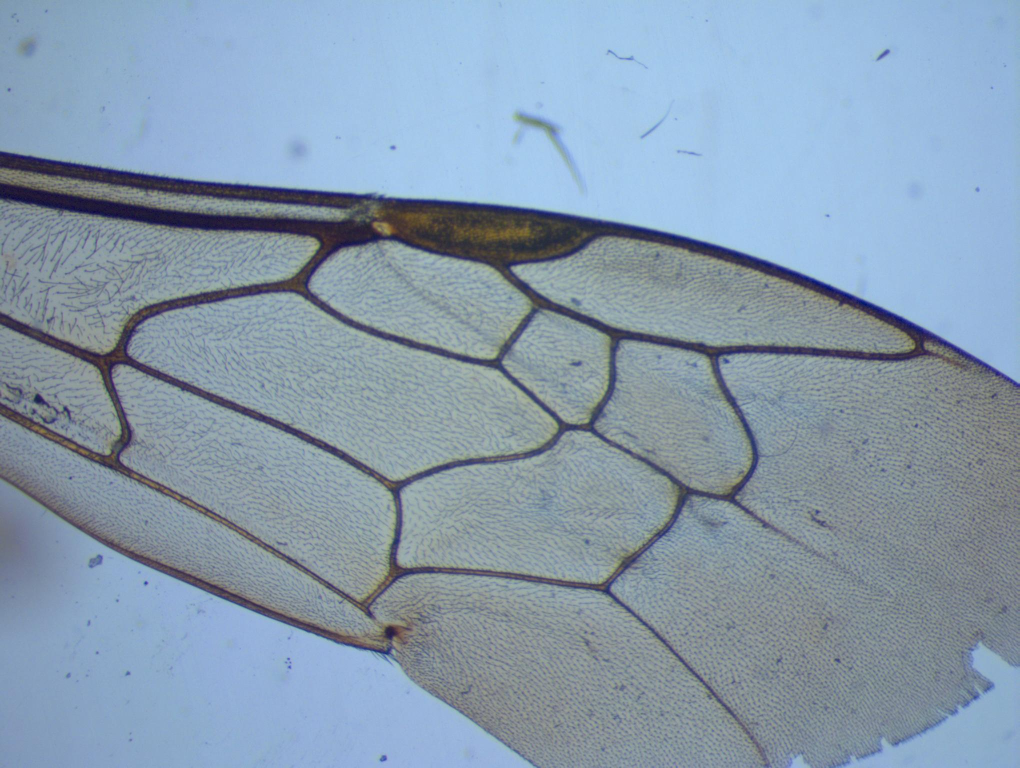
#> input picture Data/ex04.jpg, 2039 x 1536 px, found by its file name (shown at 1/2 size)
$ jupyter execute --allow-errors test2.ipynb   (shell and % lines are left out)   (older library calls are emulated)
#> lines starting #> are read from the running program, lines starting #| are printed output that depends on the picture; after the words box and inside, x2 and y2 are one past the last pixel; in counts of white or black regions, pixels touching at a corner belong together
[cell 1]
import pandas as pd
import numpy as np
import cv2
from skimage.morphology import skeletonize
from skimage.util import invert
import matplotlib.pyplot as plt
from skimage.morphology import disk, square, erosion, dilation, area_closing, remove_small_objects
import scipy.ndimage as ndi

[cell 2]
# first data, read CSV + image
path = '../../Data/'
f_img = cv2.imread(path + 'ex04.jpg')
#> f_img is the input picture: shape (1536, 2039, 3); mean B, G, R 174.2, 155.4, 135.9
gray_f_img = cv2.cvtColor(f_img, cv2.COLOR_BGR2GRAY)
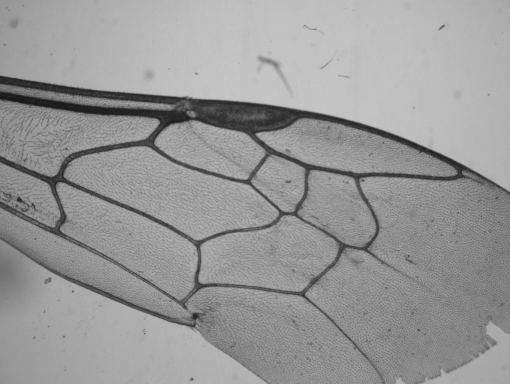
#> gray_f_img: shape (1536, 2039) (shown at 1/4 size); min 9, max 201, mean 151.7
#> (the rest of this cell did not finish here and is left out)

#> (a cell that did not finish here is left out)

[cell 4]
# [10 lines left out: function plot_img, not called in this run]

[cell 5]
gray_f_img

#> (a cell that did not finish here is left out)

[cell 7]
laplacian = cv2.Laplacian(gray_f_img, cv2.CV_64F)
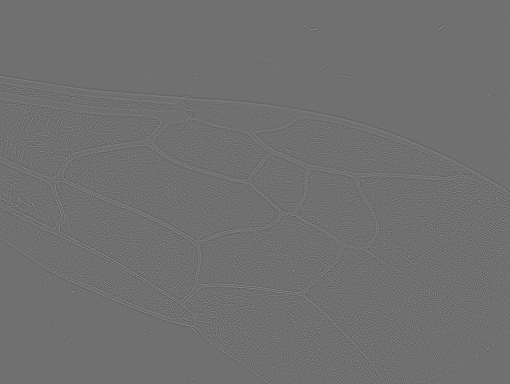
#> laplacian: shape (1536, 2039) float64 (shown at 1/4 size); min -52, max 66, mean 0; drawn with min black and max white
sobelx = cv2.Sobel(gray_f_img, cv2.CV_64F, 1, 0, ksize=5)
sobely = cv2.Sobel(gray_f_img, cv2.CV_64F, 0, 1, ksize=5)

[cell 8]
plt.figure(figsize=(12, 10))
plt.subplot(2, 2, 1), plt.imshow(gray_f_img, cmap='gray')
plt.title('Original'), plt.xticks([]), plt.yticks([])
plt.subplot(2, 2, 2), plt.imshow(laplacian, cmap='gray')
plt.title('Laplacian'), plt.xticks([]), plt.yticks([])
plt.subplot(2, 2, 3), plt.imshow(sobelx, cmap='gray')
plt.title('Sobel X'), plt.xticks([]), plt.yticks([])
plt.subplot(2, 2, 4), plt.imshow(sobely, cmap='gray')
plt.title('Sobel Y'), plt.xticks([]), plt.yticks([])
plt.show()

plt.figure(figsize=(12, 10))
plt.imshow(sobelx + sobely, cmap='gray')
plt.show()

[cell 9]
img_sobel_sum = sobelx + sobely

[cell 10]
def display_window(img, w, h, w_size):
    plt.imshow(img[h-w_size:h+w_size, w-w_size:w+w_size], cmap='gray')
    plt.show()

#> (a cell that did not finish here is left out)

#> (a cell that did not finish here is left out)

[cell 13]
from skimage import util, feature

# define window size
window_size = 80

# get next multiple of 128
h_size, w_size = img_sobel_sum.shape

# create padding function
get_pad_nb = lambda img_size, window_size: window_size - (img_size % window_size)
pad_nb_height = get_pad_nb(h_size, window_size) if h_size % window_size != 0 else 0
pad_nb_width = get_pad_nb(w_size, window_size) if w_size % window_size != 0 else 0

img_padded = np.pad(img_sobel_sum, \
                    pad_width=((pad_nb_height, 0), (pad_nb_width, 0)), \
                    mode='minimum')
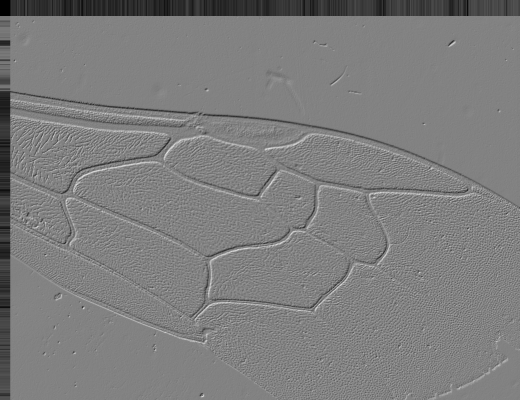
#> img_padded: shape (1600, 2080) float64 (shown at 1/4 size); min -4252, max 4080, mean -148; drawn with min black and max white
img_padded.shape

[cell 14]
import numpy as np
from skimage.util import view_as_blocks

blocks_img = view_as_blocks(img_padded, (window_size, window_size))
blocks_img.shape

[cell 15]
plt.imshow(blocks_img[10, 10], cmap='gray')
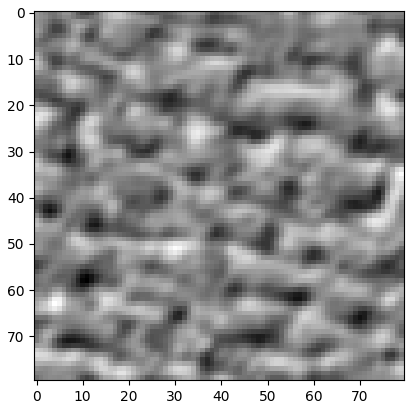
#> figure drawn by matplotlib, 1 panel

[cell 16]
# threshold image
threshold_val = 95
ret, img = cv2.threshold(gray_f_img, threshold_val, 255, 0)
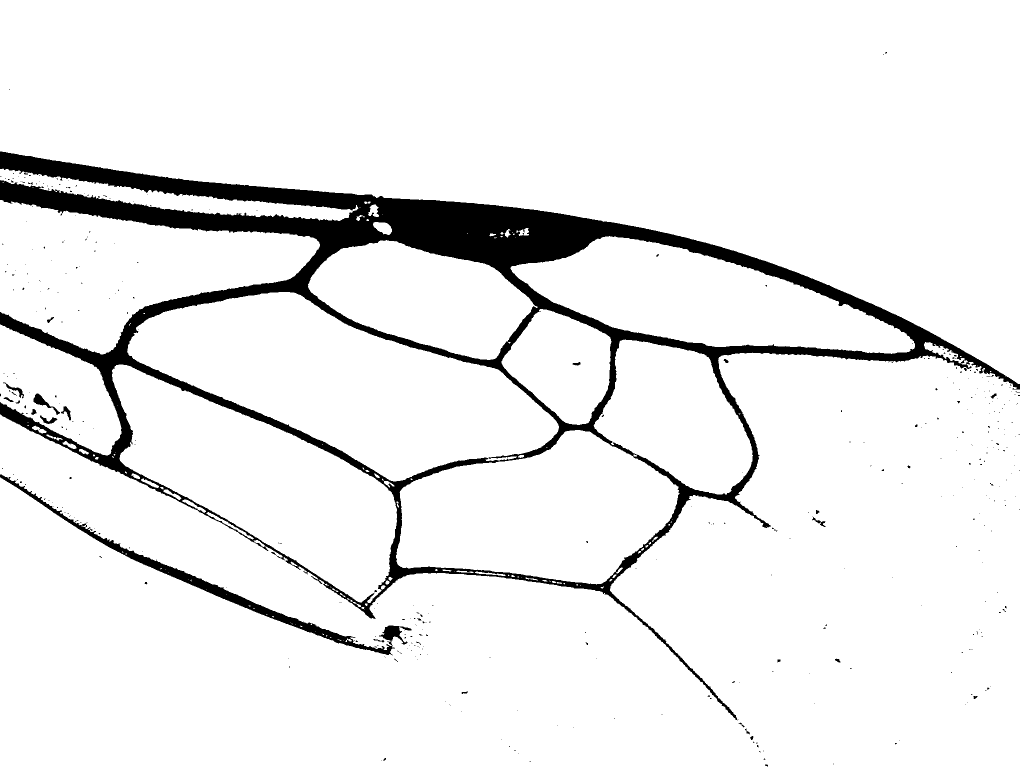
#> img: shape (1536, 2039) (shown at 1/2 size); 92.8% white; 418 black regions (391 under 20 px), largest, box (x1, y1, x2, y2) and area: (0, 303, 2039, 1440) 208748, (0, 949, 823, 1311) 12405, (67, 787, 120, 830) 549
#> ret = 95

[cell 17]
plt.figure(figsize=(10, 8))
plt.imshow(img, cmap='gray')
plt.show()

[cell 18]
image = invert(img)
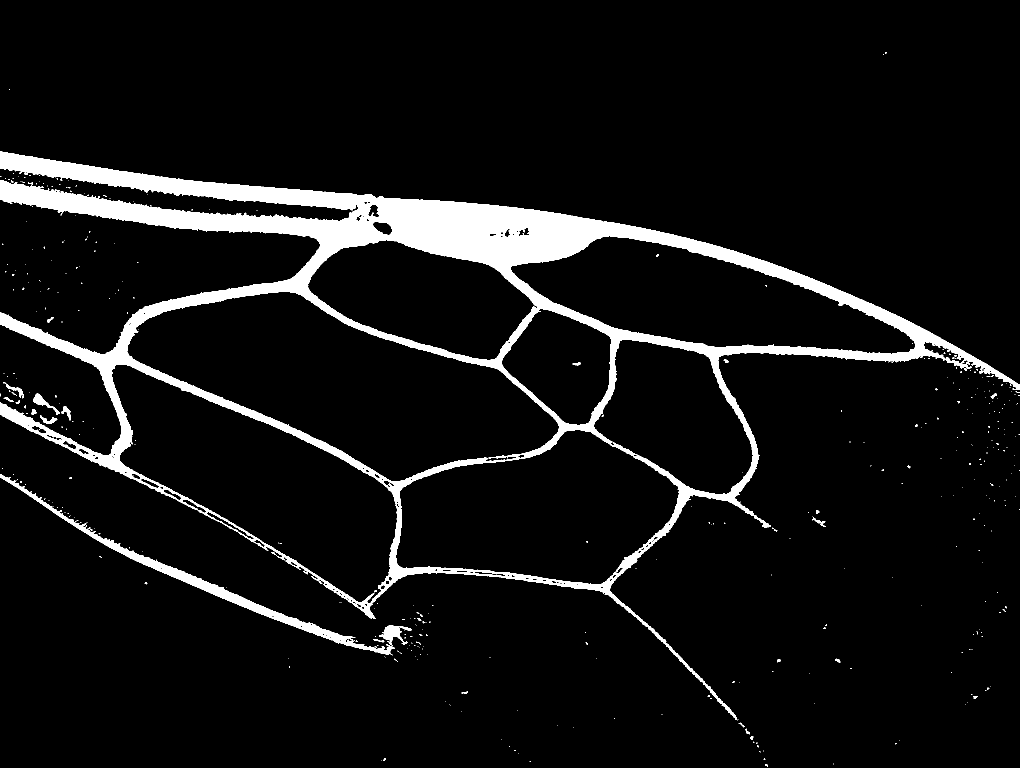
#> image: shape (1536, 2039) (shown at 1/2 size); 7.2% white; 418 white regions (391 under 20 px), largest, box (x1, y1, x2, y2) and area: (0, 303, 2039, 1440) 208748, (0, 949, 823, 1311) 12405, (67, 787, 120, 830) 549
#> (the rest of this cell did not finish here and is left out)

$ run again, with Data/ex01.jpg copied over Data/ex04.jpg
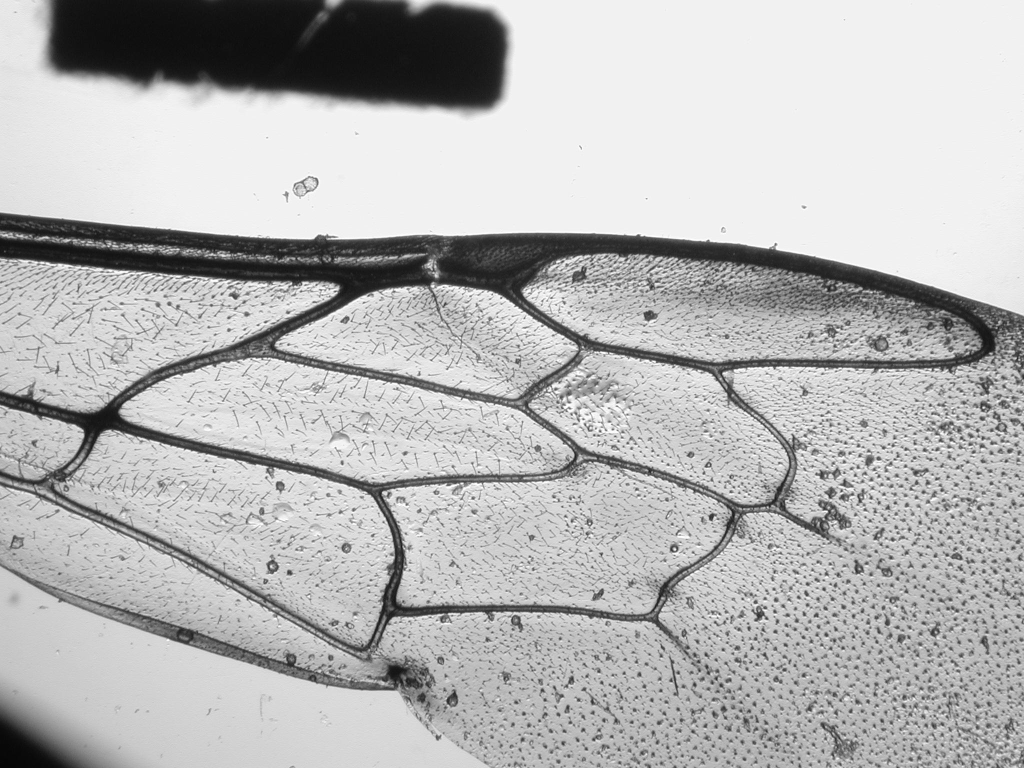
#> input picture Data/ex01.jpg, 2048 x 1536 px, found by its file name (shown at 1/2 size)
#> f_img is the input picture: shape (1536, 2048, 3); min 6, max 255, mean 182.4
#> `ret, img = cv2.threshold(gray_f_img, threshold_val, 255, 0)`:
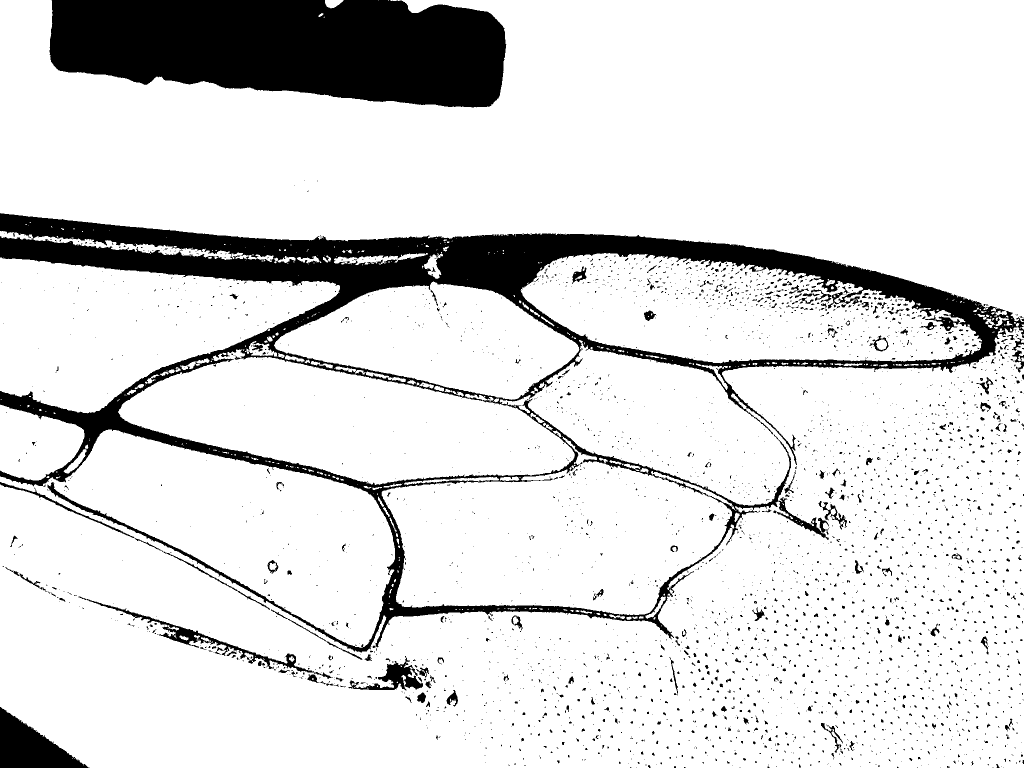
#> img: shape (1536, 2048) (shown at 1/2 size); 86.2% white; 3355 black regions (2920 under 20 px), largest, box (x1, y1, x2, y2) and area: (0, 426, 2048, 1305) 216082, (99, 0, 1013, 215) 159549, (0, 1414, 179, 1536) 11033
#> ret = 95
#> `image = invert(img)`:
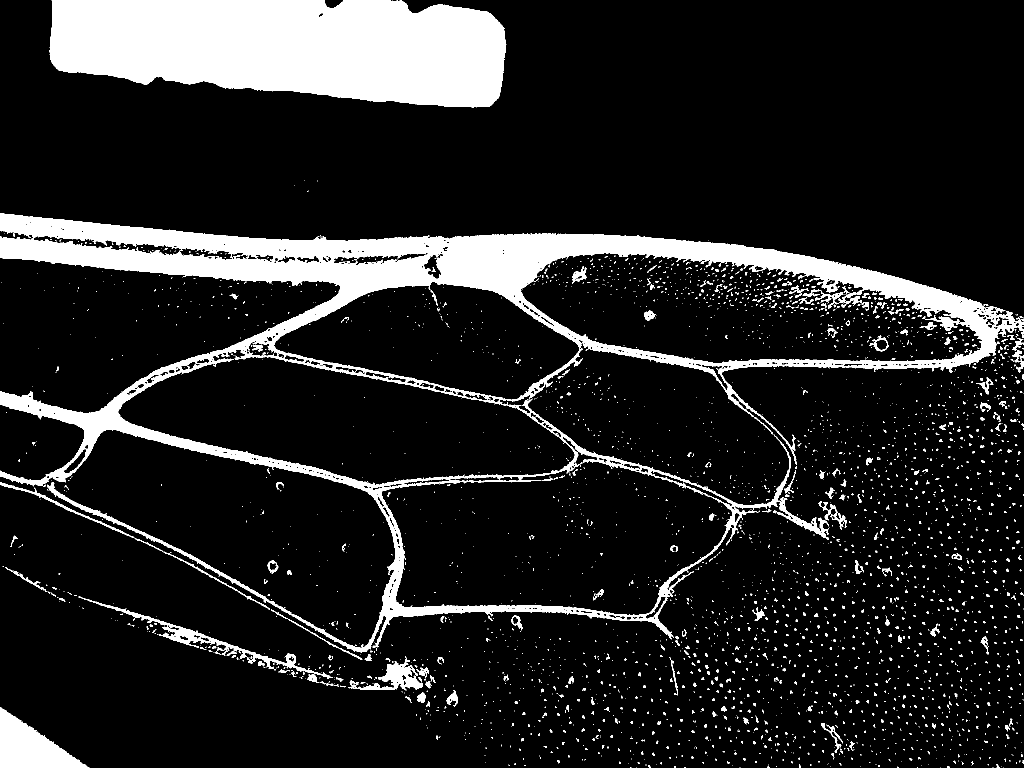
#> image: shape (1536, 2048) (shown at 1/2 size); 13.8% white; 3355 white regions (2920 under 20 px), largest, box (x1, y1, x2, y2) and area: (0, 426, 2048, 1305) 216082, (99, 0, 1013, 215) 159549, (0, 1414, 179, 1536) 11033

$ run again, with Data/ex02.jpg copied over Data/ex04.jpg
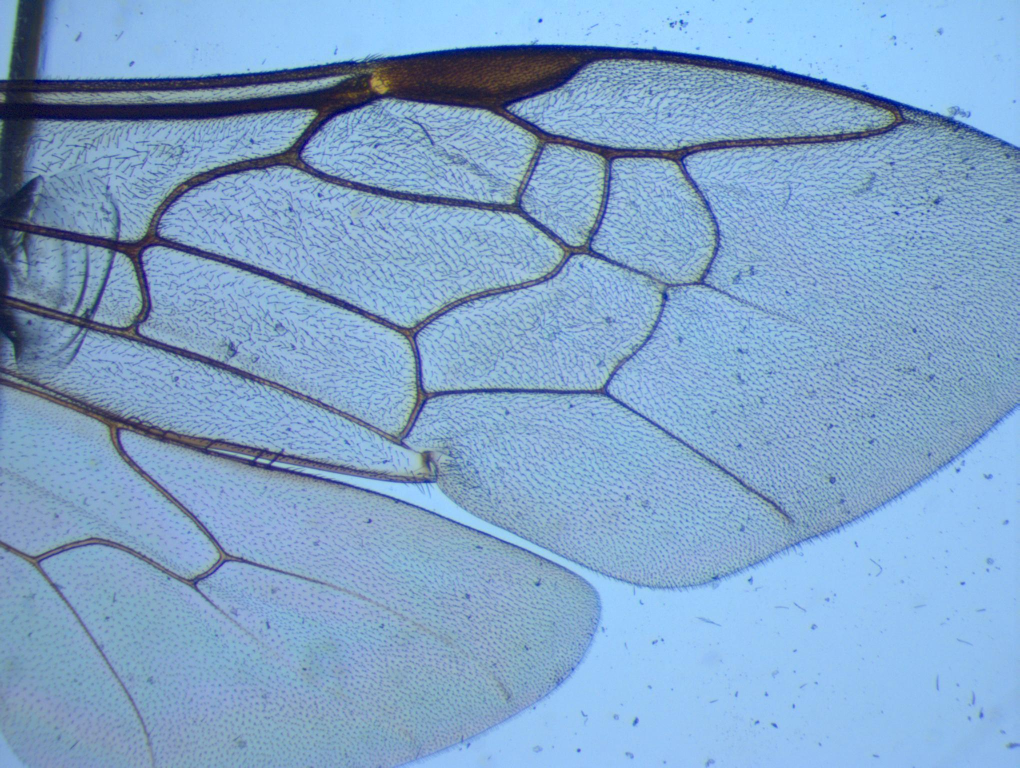
#> input picture Data/ex02.jpg, 2039 x 1536 px, found by its file name (shown at 1/2 size)
#> f_img is the input picture: shape (1536, 2039, 3); mean B, G, R 200.8, 164, 129
#> `ret, img = cv2.threshold(gray_f_img, threshold_val, 255, 0)`:
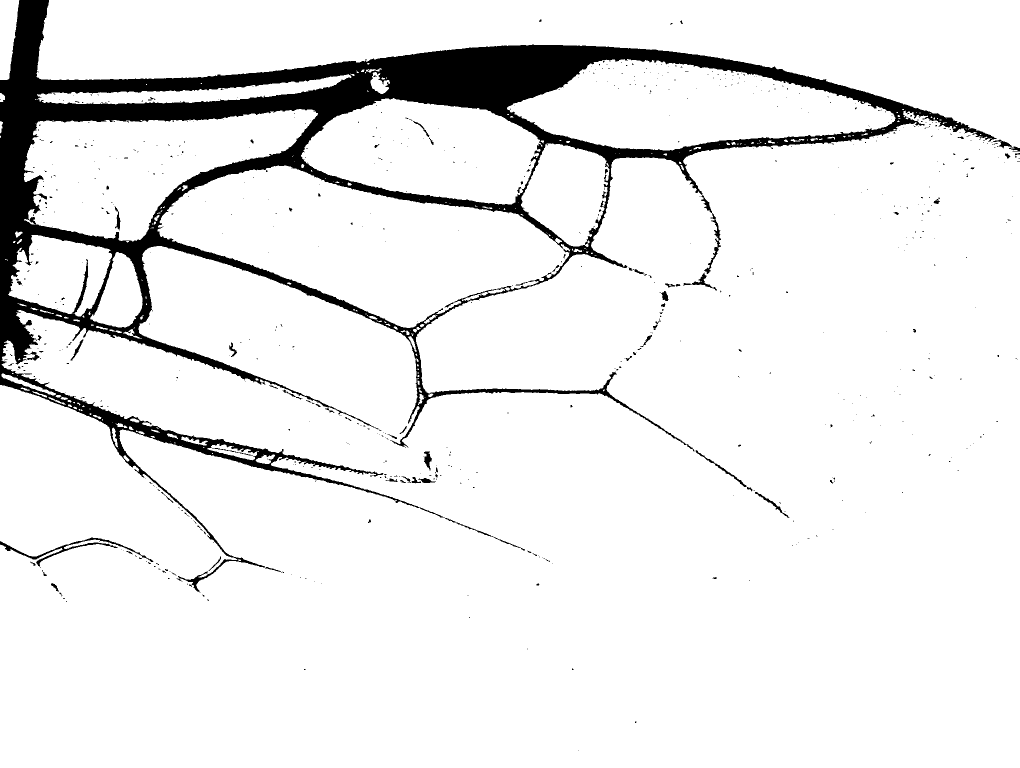
#> img: shape (1536, 2039) (shown at 1/2 size); 92.2% white; 714 black regions (638 under 20 px), largest, box (x1, y1, x2, y2) and area: (0, 0, 1994, 1185) 235250, (0, 1075, 307, 1133) 1886, (1391, 900, 1493, 974) 458
#> ret = 95
#> `image = invert(img)`:
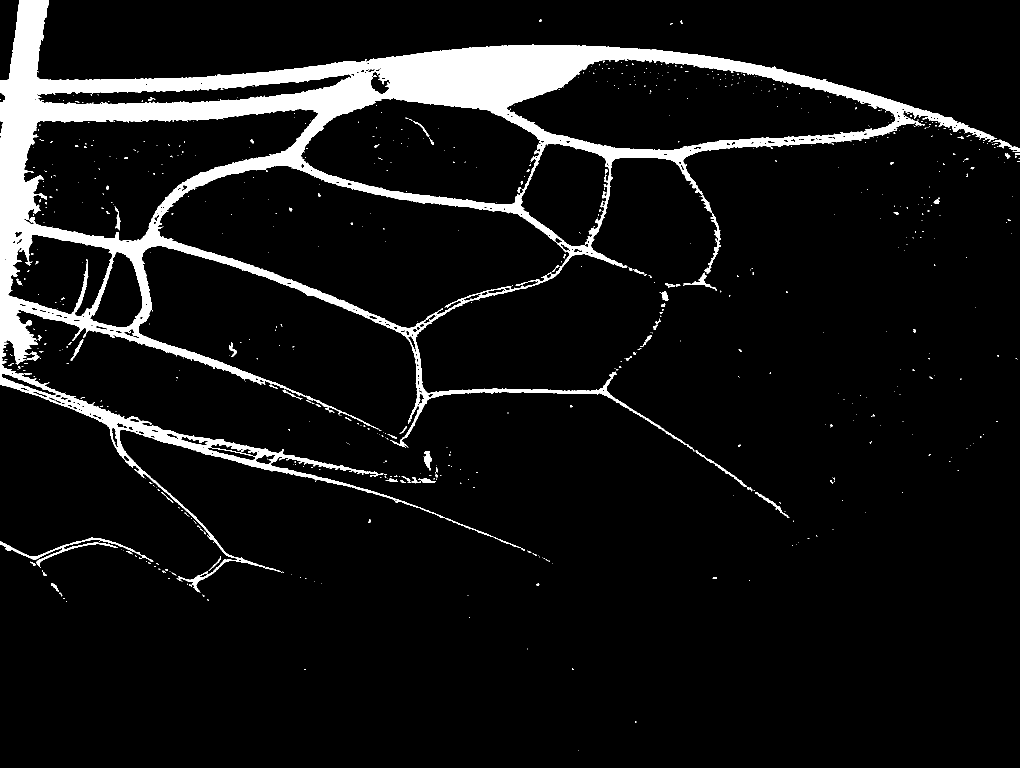
#> image: shape (1536, 2039) (shown at 1/2 size); 7.8% white; 714 white regions (638 under 20 px), largest, box (x1, y1, x2, y2) and area: (0, 0, 1994, 1185) 235250, (0, 1075, 307, 1133) 1886, (1391, 900, 1493, 974) 458
